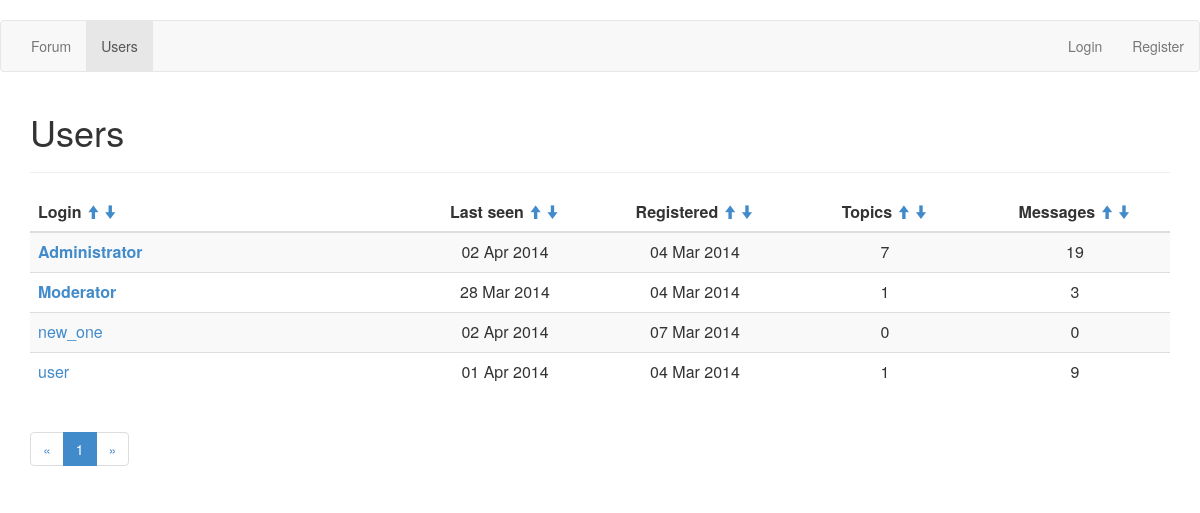
Page /userlist on the earlier database version.
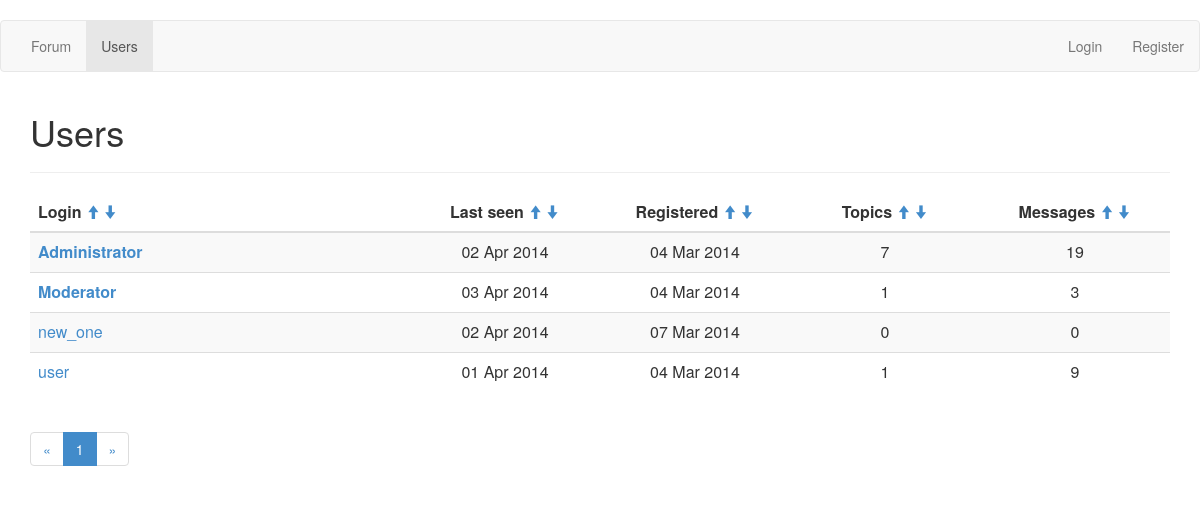
Same page on the later database version.
### app/models.py (models this page shows, shortened)
class User(db.Model):
    __tablename__ = 'User'
    id = db.Column(db.Integer, primary_key=True)
    login = db.Column(db.Text, unique=True, nullable=False)
    password = db.Column(db.Text, nullable=False)
    role = db.Column(db.Integer, default=2, nullable=False)
    email = db.Column(db.Text, nullable=False)
    city = db.Column(db.Text, default='unknown')
    country = db.Column(db.Text, default='unknown')
    db_avatar = db.Column(db.Boolean, default=False)
    topic_count = db.Column(db.Integer, default=0)
    message_count = db.Column(db.Integer, default=0)
    reg_date = db.Column(db.DateTime, default=datetime.utcnow, nullable=False)
    last_seen = db.Column(db.DateTime, default=datetime.utcnow, onupdate=datetime.utcnow, nullable=False)

### app/views.py (the view)
@app.route('/userlist')
def userlist(page=1):
    if request.args.get('page'):
        page = int(request.args.get('page'))
    pagination = Pagination(page, USER_PER_PAGE, User.query.count())
    sort_field = request.args.get('sort')
    sort_order = request.args.get('desc')
    if sort_field == 'last_seen' and sort_order == 'True':
        users_list = User.query.order_by(User.last_seen.desc()).all()
    elif sort_field == 'last_seen':
        users_list = User.query.order_by(User.last_seen).all()
    elif sort_field == 'reg_date' and sort_order == 'True':
        users_list = User.query.order_by(User.reg_date.desc()).all()
    elif sort_field == 'reg_date':
        users_list = User.query.order_by(User.reg_date).all()
    elif sort_field == 'topics' and sort_order == 'True':
        users_list = User.query.order_by(User.topic_count.desc()).all()
    elif sort_field == 'topics':
        users_list = User.query.order_by(User.topic_count).all()
    elif sort_field == 'messages' and sort_order == 'True':
        users_list = User.query.order_by(User.message_count.desc()).all()
    elif sort_field == 'messages':
        users_list = User.query.order_by(User.message_count).all()
    elif sort_field == 'login' and sort_order == 'True':
        users_list = User.query.order_by(User.login.collate('NOCASE').desc()).all()
    else:
        users_list = User.query.order_by(User.login.collate('NOCASE')).all()
    return(render_template('/userlist.html',
        user=current_user,
        users_list=users_list,
        pagination=pagination))

### app/views.py (called while the page is built)
    @property
    def pages(self):
        return(int(ceil(float(self.total_count)/self.per_page)))

    @property
    def pages_list(self):
        if self.pages < 4:
            res = range(1, self.pages+1)
        elif self.page < 3 and self.page+2 < self.pages:
            res = range(1, self.page+3)
        elif self.page < 3 and self.page+2 >= self.pages:
            res = range(1, self.pages+1)
        elif self.page > self.pages-3:
            res = range(self.page-2, self.pages+1)
        else:
            res = range(self.page-2, self.page+3)
        return(res)

    @property
    def first(self):
        if self.page == 1:
            return(0)
        else:
            return((self.page-1)*self.per_page)

    @property
    def last(self):
        if self.page == self.pages:
            return(None)
        else:
            return(self.page*self.per_page)

    def is_authenticated(self):
        return(False)

### app/templates/userlist.html (shortened to what this page needs)
﻿{% extends "base.html" %}
{% block content %}
<h1>Users</h1>
<hr>
<table class="table table-striped">
    <thead>
        <tr>
            <th class="col-md-4">
                Login
                <a href="{{url_for('userlist', sort='login', desc=True)}}"><small><i class="glyphicon glyphicon-arrow-up"></i></small></a>
                <a href="{{url_for('userlist', sort='login', desc=False)}}"><small><i class="glyphicon glyphicon-arrow-down"></i></small></a>
            </th>
            <th class="col-md-2 text-center">
                Last seen
                <a href="{{url_for('userlist', sort='last_seen', desc=True)}}"><small><i class="glyphicon glyphicon-arrow-up"></i></small></a>
                <a href="{{url_for('userlist', sort='last_seen', desc=False)}}"><small><i class="glyphicon glyphicon-arrow-down"></i></small></a>
            </th>
            <th class="col-md-2 text-center">
                Registered
                <a href="{{url_for('userlist', sort='reg_date', desc=True)}}"><small><i class="glyphicon glyphicon-arrow-up"></i></small></a>
                <a href="{{url_for('userlist', sort='reg_date', desc=False)}}"><small><i class="glyphicon glyphicon-arrow-down"></i></small></a>
            </th>
            <th class="col-md-2 text-center">
                Topics
                <a href="{{url_for('userlist', sort='topics', desc=True)}}"><small><i class="glyphicon glyphicon-arrow-up"></i></small></a>
                <a href="{{url_for('userlist', sort='topics', desc=False)}}"><small><i class="glyphicon glyphicon-arrow-down"></i></small></a>
            </th>
            <th class="col-md-2 text-center">
                Messages
                <a href="{{url_for('userlist', sort='messages', desc=True)}}"><small><i class="glyphicon glyphicon-arrow-up"></i></small></a>
                <a href="{{url_for('userlist', sort='messages', desc=False)}}"><small><i class="glyphicon glyphicon-arrow-down"></i></small></a>
            </th>
        </tr>
    </thead>
    <tbody>
        {% for user in users_list[pagination.first:pagination.last] %}
        <tr>
            <td>
            {% if user.role < 2 %}
                <b><a href="{{url_for('user_profile', user_id=user.id)}}">{{user.login}}</a></b>
            {% else %}
                <a href="{{url_for('user_profile', user_id=user.id)}}">{{user.login}}</a>
            {% endif %}
            </td>
            <td class="text-center">{{user.last_seen.strftime('%d %b %Y')}}</td>
            <td class="text-center">{{user.reg_date.strftime('%d %b %Y')}}</td>
            <td class="text-center">{{user.topic_count}}</td>
            <td class="text-center">{{user.message_count}}</td>
        </tr>
        {% endfor %}
    </tbody>
</table>
<ul class="pagination">
    <li><a href="{{url_for('userlist', page=1)}}">&laquo;</a></li>
    {% for page_number in pagination.pages_list %}
    <li{% if page_number == pagination.page %} class="active"{% endif %}>
        <a href="{{url_for('userlist', page=page_number)}}">{{page_number}}</a>
    </li>
    {% endfor %}
    <li><a href="{{url_for('userlist', page=pagination.pages)}}">&raquo;</a></li>
</ul>
{% endblock %}

Differences in the rows shown:
changed User "Moderator": last_seen "28 Mar 2014" → "03 Apr 2014"
